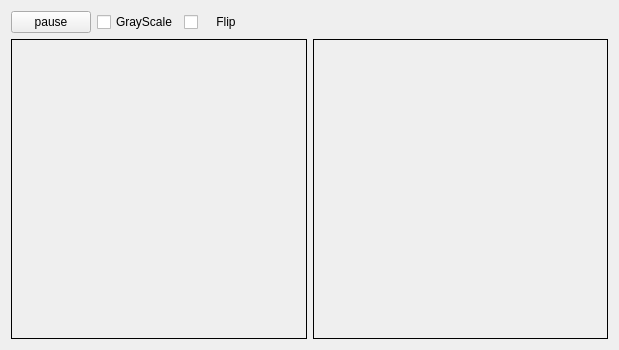
<?xml version="1.0" encoding="UTF-8"?>
<ui version="4.0">
 <class>MainWindow</class>
 <widget class="QMainWindow" name="MainWindow">
  <property name="geometry">
   <rect>
    <x>0</x>
    <y>0</y>
    <width>619</width>
    <height>350</height>
   </rect>
  </property>
  <property name="windowTitle">
   <string>MainWindow</string>
  </property>
  <widget class="QWidget" name="centralWidget">
   <layout class="QGridLayout" name="gridLayout" rowstretch="0,1">
    <item row="0" column="0">
     <layout class="QHBoxLayout" name="horizontalLayout_2">
      <item>
       <widget class="QPushButton" name="btnPauseOrResume">
        <property name="text">
         <string> pause </string>
        </property>
       </widget>
      </item>
      <item>
       <widget class="QCheckBox" name="cbGrayScale">
        <property name="text">
         <string>GrayScale</string>
        </property>
       </widget>
      </item>
      <item>
       <widget class="QCheckBox" name="cvFlip">
        <property name="text">
         <string>    Flip</string>
        </property>
       </widget>
      </item>
      <item>
       <spacer name="horizontalSpacer">
        <property name="orientation">
         <enum>Qt::Horizontal</enum>
        </property>
        <property name="sizeHint" stdset="0">
         <size>
          <width>40</width>
          <height>20</height>
         </size>
        </property>
       </spacer>
      </item>
     </layout>
    </item>
    <item row="1" column="0">
     <layout class="QHBoxLayout" name="horizontalLayout">
      <item>
       <widget class="QLabel" name="lblOriginal">
        <property name="frameShape">
         <enum>QFrame::Box</enum>
        </property>
        <property name="text">
         <string/>
        </property>
       </widget>
      </item>
      <item>
       <widget class="QLabel" name="lblProcessed">
        <property name="frameShape">
         <enum>QFrame::Box</enum>
        </property>
        <property name="text">
         <string/>
        </property>
       </widget>
      </item>
     </layout>
    </item>
   </layout>
  </widget>
 </widget>
 <layoutdefault spacing="6" margin="11"/>
 <resources/>
 <connections/>
</ui>
